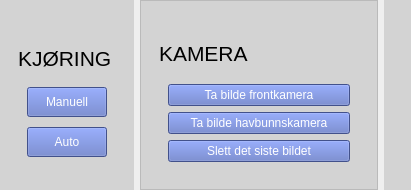
                  <widget class="QFrame" name="frame_7">
                   <property name="maximumSize">
                    <size>
                     <width>16777215</width>
                     <height>250</height>
                    </size>
                   </property>
                   <property name="autoFillBackground">
                    <bool>false</bool>
                   </property>
                   <property name="styleSheet">
                    <string notr="true">QPushButton{background-color: grey; color: white;} #container1 {background-color:  rgba(0, 0, 0, 30);} #container2 {background-color:  rgba(0, 0, 0, 30);} #container9 {background-color:  rgba(0, 0, 0, 30);} </string>
                   </property>
                   <property name="frameShape">
                    <enum>QFrame::NoFrame</enum>
                   </property>
                   <layout class="QGridLayout" name="gridLayout">
                    <property name="leftMargin">
                     <number>0</number>
                    </property>
                    <property name="topMargin">
                     <number>0</number>
                    </property>
                    <property name="rightMargin">
                     <number>0</number>
                    </property>
                    <property name="bottomMargin">
                     <number>0</number>
                    </property>
                    <property name="horizontalSpacing">
                     <number>-1</number>
                    </property>
                    <item row="0" column="1">
                     <widget class="QFrame" name="container9">
                      <property name="maximumSize">
                       <size>
                        <width>16777215</width>
                        <height>16777215</height>
                       </size>
                      </property>
                      <property name="frameShape">
                       <enum>QFrame::StyledPanel</enum>
                      </property>
                      <property name="frameShadow">
                       <enum>QFrame::Raised</enum>
                      </property>
                      <layout class="QGridLayout" name="gridLayout_9">
                       <item row="0" column="0">
                        <widget class="QFrame" name="frame_11">
                         <property name="maximumSize">
                          <size>
                           <width>16777215</width>
                           <height>200</height>
                          </size>
                         </property>
                         <property name="frameShape">
                          <enum>QFrame::NoFrame</enum>
                         </property>
                         <property name="frameShadow">
                          <enum>QFrame::Raised</enum>
                         </property>
                         <layout class="QVBoxLayout" name="verticalLayout_14">
                          <item>
                           <widget class="QLabel" name="kamera_6">
                            <property name="minimumSize">
                             <size>
                              <width>200</width>
                              <height>50</height>
                             </size>
                            </property>
                            <property name="maximumSize">
                             <size>
                              <width>200</width>
                              <height>30</height>
                             </size>
                            </property>
                            <property name="baseSize">
                             <size>
                              <width>200</width>
                              <height>0</height>
                             </size>
                            </property>
                            <property name="font">
                             <font>
                              <family>Arial</family>
                              <pointsize>16</pointsize>
                             </font>
                            </property>
                            <property name="styleSheet">
                             <string notr="true">background-color: none; font-size: 1en;</string>
                            </property>
                            <property name="text">
                             <string>KAMERA</string>
                            </property>
                            <property name="textFormat">
                             <enum>Qt::RichText</enum>
                            </property>
                            <property name="alignment">
                             <set>Qt::AlignLeading|Qt::AlignLeft|Qt::AlignVCenter</set>
                            </property>
                            <property name="margin">
                             <number>10</number>
                            </property>
                           </widget>
                          </item>
                          <item>
                           <widget class="QFrame" name="frame_13">
                            <property name="maximumSize">
                             <size>
                              <width>16777215</width>
                              <height>16777215</height>
                             </size>
                            </property>
                            <property name="styleSheet">
                             <string notr="true">QFrame{ background-color: none;}</string>
                            </property>
                            <property name="frameShape">
                             <enum>QFrame::NoFrame</enum>
                            </property>
                            <property name="frameShadow">
                             <enum>QFrame::Plain</enum>
                            </property>
                            <property name="lineWidth">
                             <number>0</number>
                            </property>
                            <layout class="QVBoxLayout" name="verticalLayout_6">
                             <item>
                              <widget class="QPushButton" name="btn_frontkamera">
                               <property name="maximumSize">
                                <size>
                                 <width>16777215</width>
                                 <height>40</height>
                                </size>
                               </property>
                               <property name="font">
                                <font>
                                 <family>Arial</family>
                                </font>
                               </property>
                               <property name="styleSheet">
                                <string notr="true">background-color: rgb(92, 114, 194);</string>
                               </property>
                               <property name="text">
                                <string>Ta bilde frontkamera</string>
                               </property>
                              </widget>
                             </item>
                             <item>
                              <widget class="QPushButton" name="btn_havbunnskamera">
                               <property name="maximumSize">
                                <size>
                                 <width>16777215</width>
                                 <height>40</height>
                                </size>
                               </property>
                               <property name="font">
                                <font>
                                 <family>Arial</family>
                                </font>
                               </property>
                               <property name="styleSheet">
                                <string notr="true">background-color: rgb(92, 114, 194);</string>
                               </property>
                               <property name="text">
                                <string>Ta bilde havbunnskamera</string>
                               </property>
                              </widget>
                             </item>
                             <item>
                              <widget class="QPushButton" name="btn_slettsistebilde">
                               <property name="maximumSize">
                                <size>
                                 <width>16777215</width>
                                 <height>40</height>
                                </size>
                               </property>
                               <property name="font">
                                <font>
                                 <family>Arial</family>
                                </font>
                               </property>
                               <property name="styleSheet">
                                <string notr="true">background-color: rgb(92, 114, 194);</string>
                               </property>
                               <property name="text">
                                <string>Slett det siste bildet</string>
                               </property>
                              </widget>
                             </item>
                            </layout>
                           </widget>
                          </item>
                         </layout>
                        </widget>
                       </item>
                      </layout>
                     </widget>
                    </item>
                    <item row="0" column="2">
                     <widget class="QFrame" name="container1">
                      <property name="maximumSize">
                       <size>
                        <width>500</width>
                        <height>300</height>
                       </size>
                      </property>
                      <property name="styleSheet">
                       <string notr="true">QPushButton{background-color: grey; color: white;}</string>
                      </property>
                      <property name="frameShape">
                       <enum>QFrame::NoFrame</enum>
                      </property>
                      <property name="frameShadow">
                       <enum>QFrame::Raised</enum>
                      </property>
                      <property name="lineWidth">
                       <number>0</number>
                      </property>
                      <layout class="QVBoxLayout" name="verticalLayout_5">
                       <property name="spacing">
                        <number>0</number>
                       </property>
                       <property name="leftMargin">
                        <number>10</number>
                       </property>
                       <property name="topMargin">
                        <number>10</number>
                       </property>
                       <property name="rightMargin">
                        <number>10</number>
                       </property>
                       <property name="bottomMargin">
                        <number>10</number>
                       </property>
                       <item>
                        <widget class="QLabel" name="label_2">
                         <property name="maximumSize">
                          <size>
                           <width>16777215</width>
                           <height>16777215</height>
                          </size>
                         </property>
                         <property name="text">
                          <string/>
                         </property>
                         <property name="pixmap">
                          <pixmap>images/eksempelbilde.png</pixmap>
                         </property>
                         <property name="scaledContents">
                          <bool>true</bool>
                         </property>
                        </widget>
                       </item>
                      </layout>
                     </widget>
                    </item>
                    <item row="0" column="0">
                     <widget class="QFrame" name="container2">
                      <property name="maximumSize">
                       <size>
                        <width>16777215</width>
                        <height>600</height>
                       </size>
                      </property>
                      <property name="autoFillBackground">
                       <bool>false</bool>
                      </property>
                      <property name="styleSheet">
                       <string notr="true">QPushButton{background-color: grey; color: white;}</string>
                      </property>
                      <property name="frameShape">
                       <enum>QFrame::NoFrame</enum>
                      </property>
                      <property name="frameShadow">
                       <enum>QFrame::Raised</enum>
                      </property>
                      <layout class="QVBoxLayout" name="verticalLayout_8">
                       <item>
                        <widget class="QFrame" name="frame_10">
                         <property name="minimumSize">
                          <size>
                           <width>0</width>
                           <height>0</height>
                          </size>
                         </property>
                         <property name="maximumSize">
                          <size>
                           <width>16777215</width>
                           <height>190</height>
                          </size>
                         </property>
                         <property name="frameShape">
                          <enum>QFrame::NoFrame</enum>
                         </property>
                         <property name="frameShadow">
                          <enum>QFrame::Raised</enum>
                         </property>
                         <layout class="QVBoxLayout" name="verticalLayout_13">
                          <item>
                           <widget class="QLabel" name="kontroller_7">
                            <property name="minimumSize">
                             <size>
                              <width>0</width>
                              <height>50</height>
                             </size>
                            </property>
                            <property name="maximumSize">
                             <size>
                              <width>1000</width>
                              <height>20</height>
                             </size>
                            </property>
                            <property name="font">
                             <font>
                              <family>Arial</family>
                              <pointsize>16</pointsize>
                             </font>
                            </property>
                            <property name="styleSheet">
                             <string notr="true">background-color: none;</string>
                            </property>
                            <property name="text">
                             <string>KJØRING</string>
                            </property>
                            <property name="textFormat">
                             <enum>Qt::PlainText</enum>
                            </property>
                           </widget>
                          </item>
                          <item>
                           <widget class="QFrame" name="frame_8">
                            <property name="minimumSize">
                             <size>
                              <width>0</width>
                              <height>0</height>
                             </size>
                            </property>
                            <property name="maximumSize">
                             <size>
                              <width>16777215</width>
                              <height>16777215</height>
                             </size>
                            </property>
                            <property name="frameShape">
                             <enum>QFrame::NoFrame</enum>
                            </property>
                            <property name="frameShadow">
                             <enum>QFrame::Raised</enum>
                            </property>
                            <layout class="QVBoxLayout" name="verticalLayout_4">
                             <item>
                              <widget class="QPushButton" name="btn_manuell">
                               <property name="maximumSize">
                                <size>
                                 <width>16777215</width>
                                 <height>30</height>
                                </size>
                               </property>
                               <property name="font">
                                <font>
                                 <family>Arial</family>
                                </font>
                               </property>
                               <property name="styleSheet">
                                <string notr="true">background-color: rgba(92, 114, 194);</string>
                               </property>
                               <property name="text">
                                <string>Manuell</string>
                               </property>
                              </widget>
                             </item>
                             <item>
                              <widget class="QPushButton" name="btn_auto">
                               <property name="maximumSize">
                                <size>
                                 <width>16777215</width>
                                 <height>30</height>
                                </size>
                               </property>
                               <property name="font">
                                <font>
                                 <family>Arial</family>
                                </font>
                               </property>
                               <property name="styleSheet">
                                <string notr="true">background-color: rgb(92, 114, 194);</string>
                               </property>
                               <property name="text">
                                <string>Auto</string>
                               </property>
                              </widget>
                             </item>
                            </layout>
                           </widget>
                          </item>
                         </layout>
                        </widget>
                       </item>
                      </layout>
                     </widget>
                    </item>
                   </layout>
                  </widget>
